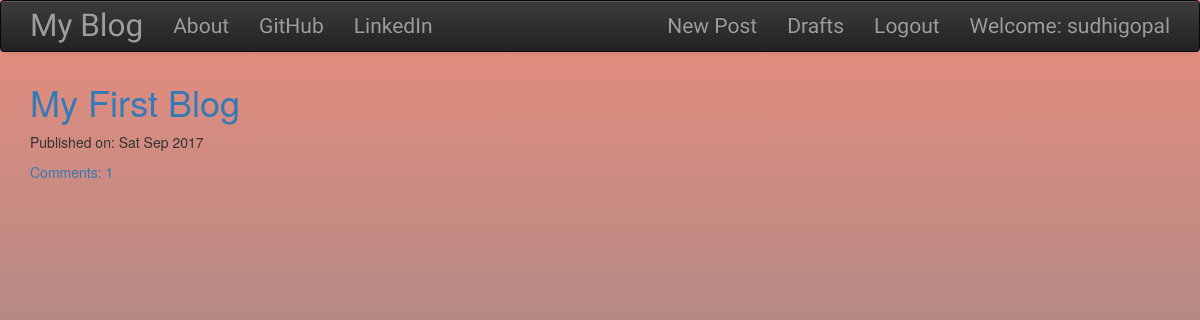
The app's page / (signed in) with its own data.
### blog/models.py (models this page shows, shortened)
class Post(models.Model):
    author = models.ForeignKey('auth.User')
    title = models.CharField(max_length=200)
    text = models.TextField()
    created_date = models.DateTimeField(default=timezone.now)
    published_date = models.DateTimeField(blank=True, null=True)
    def approve_comments(self):
        return self.comments.filter(approved_comment=True)

### blog/views.py (the view)
# urls.py: url(r'^$', views.PostListView.as_view(), name='post_list'),
class PostListView(ListView):
    model = Post
    def get_queryset(self):
        return Post.objects.filter(published_date__lte=timezone.now()).order_by('-published_date')

### blog/templates/blog/post_list.html
{% extends "blog/base.html" %}
{% block content %}
<div class="centerstage">
  {% for post in post_list %}
      <div class="post">
        <h1><a href="{% url 'post_detail' pk=post.pk %}">{{ post.title }}</a></h1>
        <div class="date">
          <p>Published on: {{post.published_date|date:"D M Y"}}</p>
        </div>
        <a href="{% url 'post_detail' pk=post.pk %}">Comments: {{ post.approve_comments.count }}</a>
      </div>
  {% endfor %}
</div>
{% endblock %}

### blog/templates/blog/base.html (shortened to what this page needs)
<!DOCTYPE html>
{% load staticfiles %}
<html>
  <head>
    <link rel="stylesheet" href="https://maxcdn.bootstrapcdn.com/bootstrap/3.3.7/css/bootstrap.min.css">
    <link rel="stylesheet" href="https://maxcdn.bootstrapcdn.com/bootstrap/3.3.7/css/bootstrap-theme.min.css">
    <link rel="stylesheet" href="//cdn.jsdelivr.net/npm/medium-editor@latest/dist/css/medium-editor.min.css" type="text/css" media="screen" charset="utf-8">
    <link rel="stylesheet" href="{% static 'css/blog.css' %}">
  </head>
  <body class="loader bg-img">
    <nav class="navbar navbar-default techfont custom-navbar navbar-inverse">
      <div class="container">
        <ul class="nav navbar-nav">
          <li><a class="navbar-brand bigbrand" href="{% url 'post_list' %}">My Blog</a></li>
          <li><a href="{% url 'about' %}">About</a></li>
          <li><a href="https://www.github.com">GitHub</a></li>
          <li><a href="https://www.linkedin.com">LinkedIn</a></li>
        </ul>
        <ul class=" nav navbar-nav navbar-right">
          {% if user.is_authenticated %}
            <li>
              <a href="{% url 'post_new' %}">New Post</a>
            </li>
            <li>
              <a href="{% url 'post_draft_list' %}">Drafts</a>
            </li>
            <li>
              <a href="{% url 'logout' %}">Logout</a>
            </li>
            <li><a>Welcome: {{user.username}}</a></li>
          {% else %}
            <li><a class="nav navbar-right" href="{% url 'login'%}"><span class="glyphicon glyphicon-user"></span></a></li>
          {% endif %}
        </ul>
      </div>
    </nav>
    <div class="content container">
      <div class="row">
        <div class="col-md-8">
          <div class="blog_posts">
            {% block content %}
            {% endblock %}
          </div>
        </div>
      </div>
    </div>
  </body>
</html>

### blog/static/css/blog.css (style rules this page uses)
.techfont { font-family: 'Crete Round', sans-serif; font-size: 1.5em; margin-bottom: 10px; }
.centerstage { margin-left: auto; margin-right: auto; }
.bigbrand { font-size: 1.5em; }
.loader { position:absolute; left:0; right:0; top:0; bottom:0; filter:hue-rotate(0deg); color:linear-gradient(45deg,#0f8,#08f); animation:hue 10000ms infinite linear; }

### records on screen
Post: title "My First Blog", published_date "Sat Sep 2017", approve_comments.count "1"

### other values on screen
{{ user.username }} "sudhigopal"
